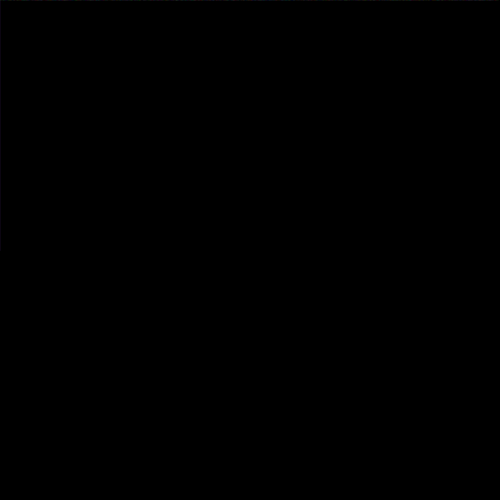
Frame 1 (no input)
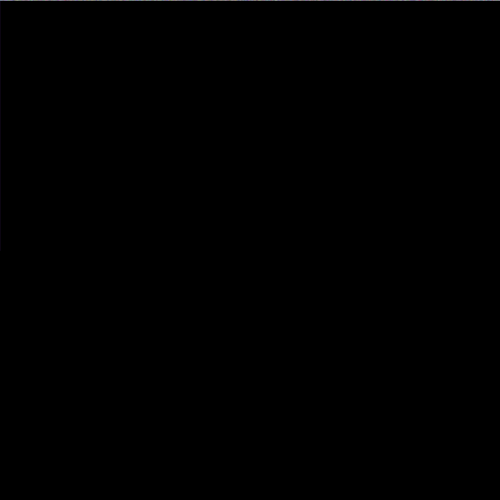
Frame 60 (the mouse pressed at the canvas centre just before this capture)
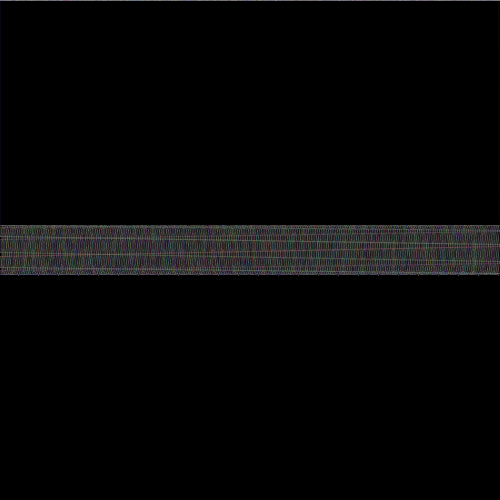
Frame 120 (the mouse held since frame 60 and released just before this capture)

The Processing sketch that drew these frames (run headless with seeded random() and noise(); from frame 60 on, the mouse is pressed at the canvas centre):

// Processing sketch: processing_100705
// ── processing_100705.pde

int angulo;
float x,px,py,h, amplitude, frequencia;

void setup(){
  size (500,500);
  background(0);
  smooth();
  stroke(255,50);
  angulo=0;
  x=0;
  h=250;
  px=0;
  py=250;
  amplitude=50;
  frequencia=10;
}

void draw(){
  //  background(0);
  //  fill(0,8);
  //  rect(0,0,width,height);
  
  for (int i=0;i<width;i++){
    frequencia = map(mouseX,0,width,0,45);
    amplitude = map(mouseY,0,height,0,50);
  
  /*
  if (px>width){
    px=0;
    h=random(height);
    x=0;
    py=250;
  }
  */
  
  angulo+=frequencia;
  
  float y = mouseY + (cos(radians(angulo))*amplitude);
  
  stroke(random(225),random(225),random(225),20);
  strokeWeight(1);
  line(px,py,x,y);
  px=x;
  py=y;
  x=i; 
 } 
}
